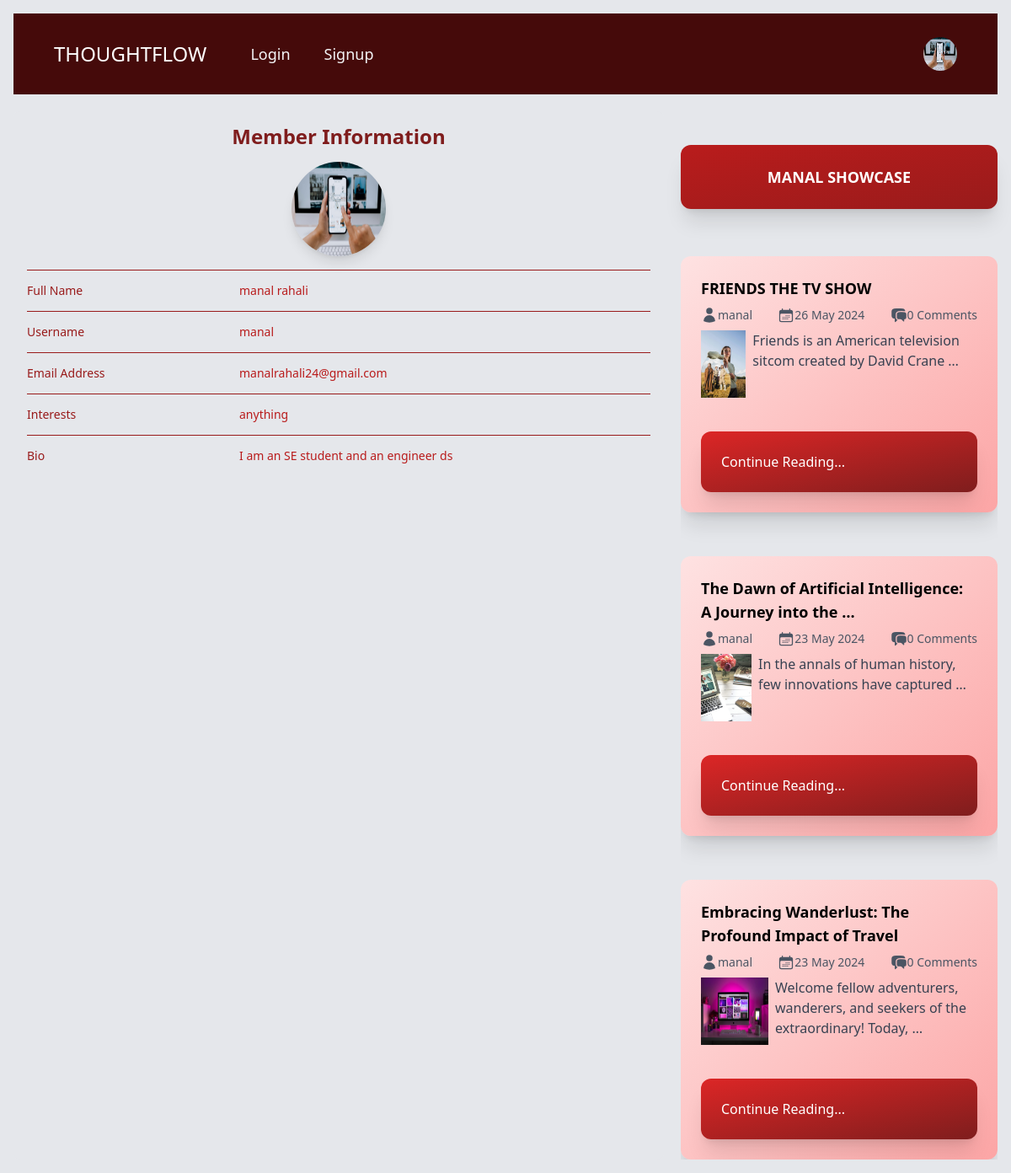
The page /auth/profile/manal/1/ on the database as committed earlier.
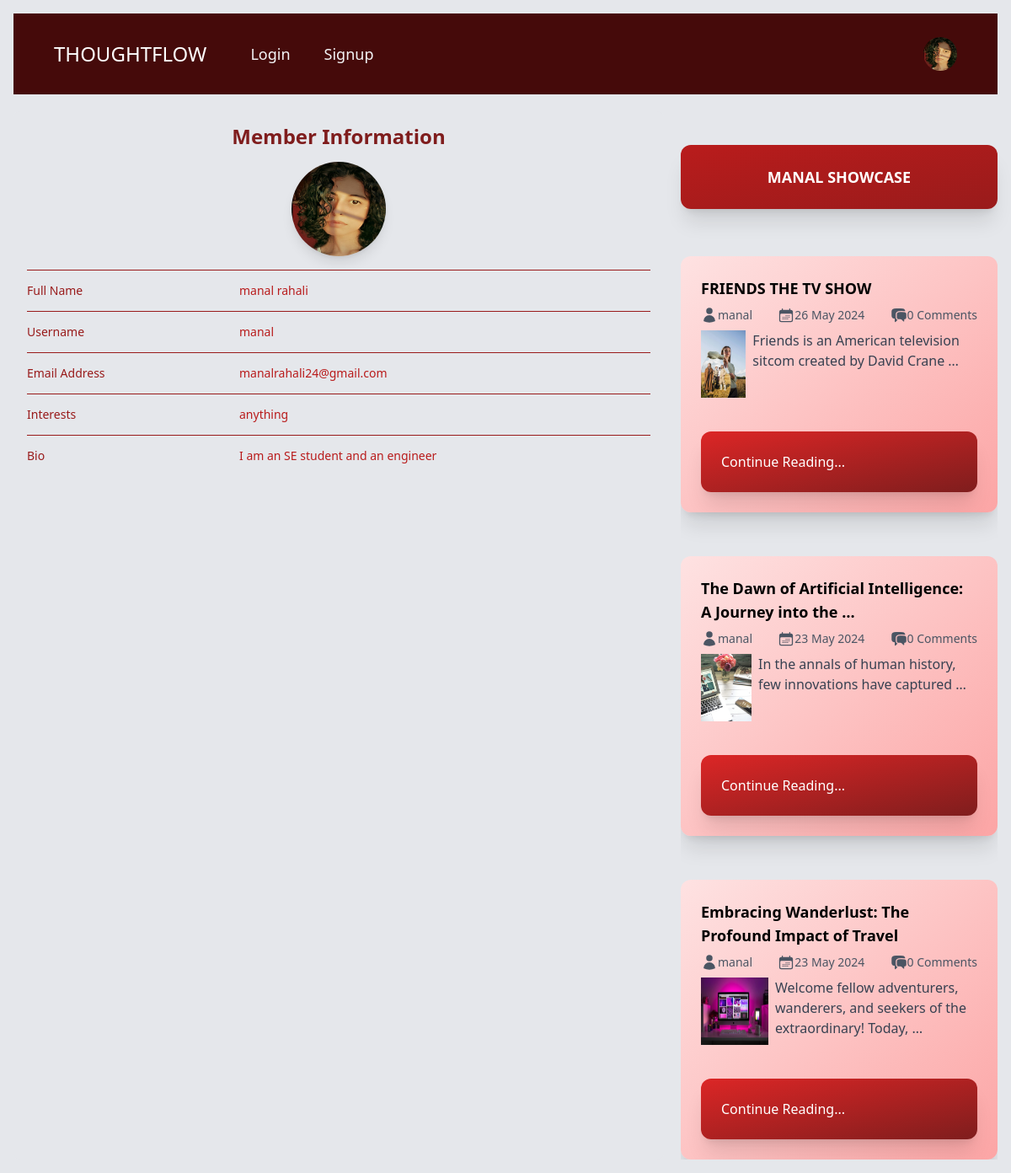
The same page on the database as committed later.
### profiles/models.py (models this page shows, shortened)
class Userprofile(models.Model):
    person = models.OneToOneField(User, on_delete=models.CASCADE, related_name='user_profile')
    about = models.TextField()
    talks_about = models.CharField(max_length=250, default='anything')
    avatar = models.ImageField(upload_to='profile_photos', default='user.jpg')
    @property
    def avatar_url(self):
        if self.avatar and hasattr(self.avatar, 'url'):
            return self.avatar.url
        return None

### base/models.py (models this page shows, shortened)
class Post(models.Model):
    id = models.UUIDField(primary_key=True, max_length=15, editable=False, default=uuid.uuid4)
    title = models.CharField(max_length=250)
    slug = models.SlugField(max_length=300, unique_for_date='created',
    null = True, blank=True)
    author = models.ForeignKey(User, on_delete=models.CASCADE)
    body = models.TextField()
    image = models.ImageField(upload_to='bg_img/', default='default_bg_img.jpg')
    category = models.CharField(max_length=100)
    created = models.DateTimeField(auto_now_add=True)
    updated = models.DateTimeField(auto_now=True)
    @property
    def images_url(self):
        try:
            if self.image and hasattr(self.image, 'url'):
                return self.image.url
        except Exception as e:
            return None
    class Meta:
        ordering = ['-created']
        indexes = [models.Index(fields=['created'])]

### profiles/views.py (the view)
# urls.py: path('profile/<str:username>/<str:id>/', views.user_profile,
def user_profile(request, username, id):
    user = get_object_or_404(User, username=username, id=id)
    posts = Post.objects.filter(author=user)
    profile = get_object_or_404(Userprofile, person=user)
    return render(request, 'profile.html', {
        'profile': profile,
        'posts': posts,
    })

### profiles/templates/profile.html (shortened to what this page needs)
{% load static %}
<!DOCTYPE html>
<html lang="en">
  <head>
    <link rel="stylesheet" href="{% static 'profile.css' %}" />
    <link rel="stylesheet" href="{% static 'style.css' %}" />
  </head>
  <body class="p-4 bg-gray-200">
    <nav class="bg-red-950 p-4">
      <div class="mx-auto max-w-7xl px-4 sm:px-6 lg:px-8">
          <div class="flex h-16 items-center justify-between">
              <div class="flex items-center">
                  <div class="flex-shrink-0">
                      <a class="text-2xl text-white" href="{% url 'home' %}">THOUGHTFLOW</a>
                  </div>
                  <div class="hidden md:block">
                      <div class="ml-10 flex items-baseline space-x-4">
                          {% if user.is_authenticated %}
                          <a href="{% url 'create_post' %}" class="text-gray-100 hover:bg-red-900 hover:text-white rounded-md px-3 py-2 text-lg font-medium create-post-btn flex items-center justify-center transition-transform transform hover:scale-105 relative" aria-current="page">
                            <span>Create Post</span>
                            <span class="opacity-1 ml-2 transition-opacity duration-300">🖊️</span>
                          </a>
                          {% else %}
                          <a href="{% url 'login' %}" class="text-gray-100 hover:bg-gray-700 hover:text-white rounded-md px-3 py-2 text-lg font-medium">Login</a>
                          <a href="{% url 'register' %}" class="text-gray-100 hover:bg-gray-700 hover:text-white rounded-md px-3 py-2 text-lg font-medium">Signup</a>
                          {% endif %}
                      </div>
                  </div>
              </div>
              <div class="hidden md:block">
                  <div class="ml-4 flex items-center md:ml-6">
                      <div class="relative ml-3">
                          <div>
                              <button type="button" class="relative flex max-w-xs items-center rounded-full bg-red-800 text-sm focus:outline-none focus:ring-2 focus:ring-white focus:ring-offset-2 focus:ring-offset-red-800" id="user-menu-button" aria-expanded="false" aria-haspopup="true">
                                  <span class="absolute -inset-1.5"></span>
                                  {% if profile.avatar %}
                                  <img class="h-10 w-10 rounded-full" src="{{ profile.avatar.url }}" alt="User Profile Picture">
                                  {% else %}
                                  <img class="h-10 w-10 rounded-full" src="{% static 'user.jpg' %}" alt="User Profile Picture">
                                  {% endif %}
                              </button>
                          </div>
                      </div>
                  </div>
              </div>
          </div>
      </div>
    </nav>
      <main
        class="mt-5 grid grid-cols-1 md:grid-cols-2 lg:grid-cols-3 gap-5 lg:h-[82vh]"
      >
      <section class="bg-gray-200 p-4 rounded-lg col-span-1 md:col-span-2">
        <div class="px-4 sm:px-0 flex flex-col justify-around items-center">
         <h3 class="text-2xl lg:text-3xl font-semibold leading-7 mb-4 text-red-900">
            Member Information
         </h3>
         {% if profile.avatar %}
         <img
            class="w-24 h-24 lg:w-28 lg:h-28 rounded-full shadow-lg transition-transform transform hover:scale-110"
            src="{{ profile.avatar.url }}"
            alt="User Profile Picture"
          />
          {% else %}
         <img
            class="w-24 h-24 lg:w-28 lg:h-28 rounded-full shadow-lg transition-transform transform hover:scale-110"
            src="{% static 'user.jpg' %}"
            alt="Default Profile Picture"
          />
          {% endif %}
        </div>
        <div class="mt-4 border-t border-red-800">
          <dl class="divide-y divide-red-800">
            <div class="px-4 py-3 sm:grid sm:grid-cols-3 sm:gap-4 sm:px-0">
              <dt class="text-sm font-medium leading-6 text-red-800">
                 Full Name
              </dt>
              <dd class="mt-1 text-sm leading-6 text-red-700 sm:col-span-2 sm:mt-0">
                {{ profile.person.first_name }} {{ profile.person.last_name }}
              </dd>
            </div>
            <div class="px-4 py-3 sm:grid sm:grid-cols-3 sm:gap-4 sm:px-0">
              <dt class="text-sm font-medium leading-6 text-red-800">
                Username
              </dt>
              <dd class="mt-1 text-sm leading-6 text-red-700 sm:col-span-2 sm:mt-0">
                {{ profile.person.username }}
              </dd>
            </div>
            <div class="px-4 py-3 sm:grid sm:grid-cols-3 sm:gap-4 sm:px-0">
              <dt class="text-sm font-medium leading-6 text-red-800">
                Email Address
              </dt>
              <dd class="mt-1 text-sm leading-6 text-red-700 sm:col-span-2 sm:mt-0">
                {{ profile.person.email }}
              </dd>
            </div>
            <div class="px-4 py-3 sm:grid sm:grid-cols-3 sm:gap-4 sm:px-0">
              <dt class="text-sm font-medium leading-6 text-red-800">
                Interests
              </dt>
              <dd class="mt-1 text-sm leading-6 text-red-700 sm:col-span-2 sm:mt-0">
                {{ profile.talks_about }}
              </dd>
            </div>
            <div class="px-4 py-3 sm:grid sm:grid-cols-3 sm:gap-4 sm:px-0">
              <dt class="text-sm font-medium leading-6 text-red-800">
                Bio
              </dt>
              <dd class="mt-1 text-sm leading-6 text-red-700 sm:col-span-2 sm:mt-0">
                {{ profile.about }}
              </dd>
            </div>
          </dl>
        </div>
      </section>
      <section class="flex flex-col gap-4 lg:h-[84vh]">
        <h1
          class="mt-10 bg-gradient-to-br from-red-700 to-red-800 p-6 shadow-xl
                 rounded-xl sm:mx-auto sm:w-full sm:max-w-sm transition-shadow
                 duration-300 hover:shadow-2xl text-white flex items-center justify-center"
        >
          <dd class="mt-1 text-lg font-bold text-red-100 sm:col-span-2 sm:mt-0 uppercase">
            {{ profile.person.username }} Showcase
          </dd>
        </h1>
        <div class="flex flex-col gap-3 overflow-scroll scrollbar-hide">
          {% for post in posts %}
          <div
            class="mt-10 bg-gradient-to-br from-red-100 to-red-300 p-6 shadow-xl rounded-xl sm:mx-auto sm:w-full sm:max-w-sm transition-shadow duration-300 hover:shadow-2xl"
          >
            <h2 class="font-semibold text-lg">
              {{post.title|truncatewords:9}}
            </h2>
            <div class="w-full py-2 text-sm text-gray-600 flex justify-between">
              <div class="flex">
                <svg
                  xmlns="http://www.w3.org/2000/svg"
                  viewBox="0 0 24 24"
                  fill="currentColor"
                  class="w-5 h-5"
                >
                  <path
                    fill-rule="gray"
                    d="M7.5 6a4.5 4.5 0 119 0 4.5 4.5 0 01-9 0zM3.751 20.105a8.25 8.25 0 0116.498 0 .75.75 0 01-.437.695A18.683 18.683 0 0112 22.5c-2.786 0-5.433-.608-7.812-1.7a.75.75 0 01-.437-.695z"
                    clip-rule="gray"
                  />
                </svg>
                <p>{{post.author}}</p>
              </div>
              <div class="flex">
                <p>{{ post.created|date:"d M Y" }}</p>
              </div>
              <div class="flex">
                <p> {{ post.comments.count }} Comments</p>
              </div>
            </div>
            <div class="w-full flex gap-2 justify-between">
              <img
                class="w-20 h-20"
                src="{{post.images_url|default_if_none:'images/bg_img/default_bg_img.jpg'}}"
                alt=""
                srcset=""
              />
              <p class="text-left text-gray-700">
                {{post.body|truncatewords:10}}
              </p>
            </div>
            <div class="text-gray-400 flex justify-between">
              {% if user.is_authenticated %}
              <a
                href="{{ post.get_absolute_url }}"
                class="mt-10 bg-gradient-to-br from-red-600 to-red-900 p-6 shadow-xl rounded-xl sm:mx-auto sm:w-full text-white"
                >Continue Reading...</a
              >
              {% else %}
              <a
                href="{% url 'login' %}"
                class="mt-10 bg-gradient-to-br from-red-600 to-red-900 p-6 shadow-xl rounded-xl sm:mx-auto sm:w-full text-white"
                >Continue Reading...</a
              >
              {% endif %}
            </div>
          </div>
          {% endfor %}
        </div>
      </section>
    </main>
  </body>
</html>

Rows that differ between the two databases and show on the page:
changed Userprofile "anything": avatar: a different picture; about "I am an SE student and an engineer ds" → "I am an SE student and an engineer"
